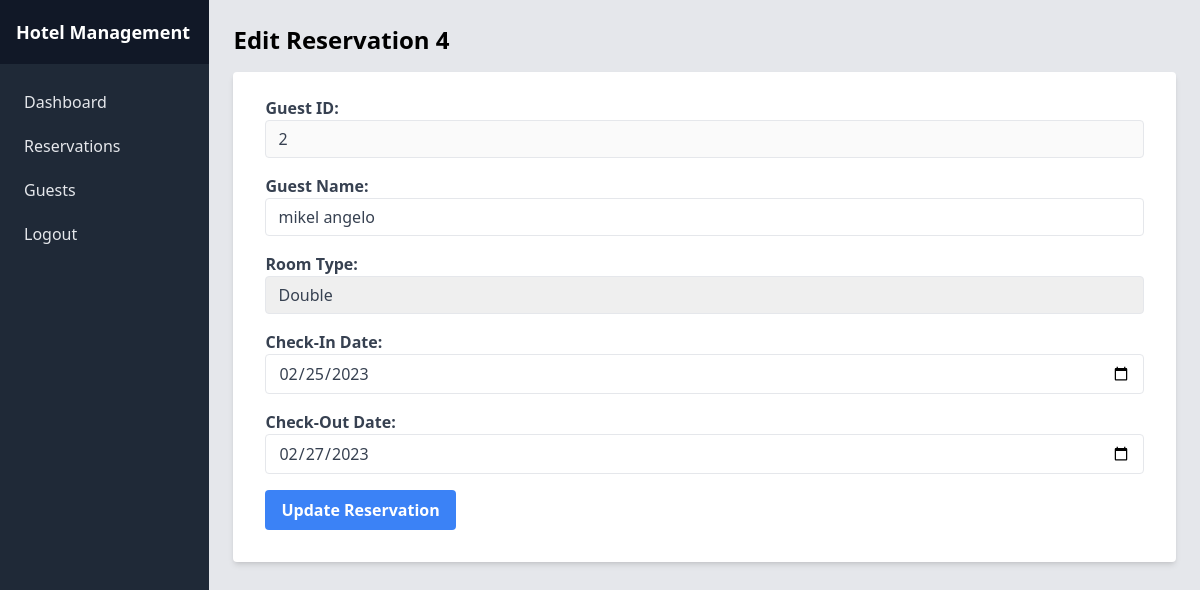
/admin/edit_reservation.php?reservation_id=4 (signed in), run on the app's committed database.
### tables this page shows
CREATE TABLE `reservations` (
  `reservation_id` int(11) UNSIGNED NOT NULL,
  `guest_id` int(11) UNSIGNED NOT NULL,
  `room_type` varchar(50) NOT NULL,
  `checkin_date` date NOT NULL,
  `checkout_date` date NOT NULL
);

CREATE TABLE `guests` (
  `guest_id` int(6) UNSIGNED NOT NULL,
  `guest_name` varchar(30) NOT NULL,
  `guest_email` varchar(50) NOT NULL
);

### admin/edit_reservation.php (the view, shortened to what this page needs)
<?php
include_once('../connection.php');
$reservation_id = $_GET['reservation_id'];
$reservation_query = $pdo->prepare("SELECT reservations.reservation_id, reservations.guest_id, guests.guest_name, guests.guest_email, reservations.room_type, reservations.checkin_date, reservations.checkout_date FROM reservations INNER JOIN guests ON reservations.guest_id = guests.guest_id WHERE reservations.reservation_id = :reservation_id");
$reservation_query->execute(['reservation_id' => $reservation_id]);
$reservation_data = $reservation_query->fetch(PDO::FETCH_ASSOC);
?>
<!DOCTYPE html>
<html lang="en">
<head>
</head>
<body class="bg-gray-200">
    <div class="flex flex-row">
        <?php include('../blocks/sidenavbar.php'); ?>
        <div class="p-6 w-full">
            <h1 class="text-2xl font-bold mb-4">Edit Reservation <?php echo $reservation_data['reservation_id']; ?></h1>
            <form action="edit_reservation.php?reservation_id=<?php echo $reservation_id; ?>" method="post" class="bg-white shadow-md rounded px-8 pt-6 pb-8 mb-4">
                <div class="mb-4">
                    <label for="guest_id" class="text-gray-700 font-bold mb-2">Guest ID:</label>
                    <input type="text" name="guest_id" id="guest_id" value="<?php echo $reservation_data['guest_id']; ?>" class="appearance-none border rounded w-full py-2 px-3 text-gray-700 leading-tight" disabled>
                </div>
                <div class="mb-4">
                    <label for="guest_name" class=" text-gray-700 font-bold mb-2">Guest Name:</label>
                    <input type="text" name="guest_name" id="guest_name" value="<?php echo $reservation_data['guest_name']; ?>" class="appearance-none border rounded w-full py-2 px-3 text-gray-700 leading-tight">
                </div>
                <div class="mb-4">
                    <label for="room_type" class=" text-gray-700 font-bold mb-2">Room Type:</label>
                    <select id="room_type" name="room_type" class="appearance-none border rounded w-full py-2 px-3 text-gray-700 leading-tight">
                        <option value="<?php echo $reservation_data['room_type']; ?>"><?php echo $reservation_data['room_type']; ?></option>
                    </select>
                </div>
                <div class="mb-4">
                    <label for="checkin_date" class=" text-gray-700 font-bold mb-2">Check-In Date:</label>
                    <input type="date" name="checkin_date" id="checkin_date" value="<?php echo $reservation_data['checkin_date']; ?>" class="appearance-none border rounded w-full py-2 px-3 text-gray-700 leading-tight">
                </div>
                <div class="mb-4">
                    <label for="checkout_date" class=" text-gray-700 font-bold mb-2">Check-Out Date:</label>
                    <input type="date" name="checkout_date" id="checkout_date" value="<?php echo $reservation_data['checkout_date']; ?>" class="appearance-none border rounded w-full py-2 px-3 text-gray-700 leading-tight">
                </div>
                <div class="flex items-center justify-between">
                    <button type="submit" name="submit" class="bg-blue-500 hover:bg-blue-700 text-white font-bold py-2 px-4 rounded focus:outline-none focus:shadow-outline">Update Reservation</button>
                </div>
            </form>
        </div>
    </div>
</body>
</html>

### data on the page
reservations: reservation_id "4", guest_id "2", guest_name "mikel angelo", room_type "Double", checkin_date "02/25/2023", checkout_date "02/27/2023"
